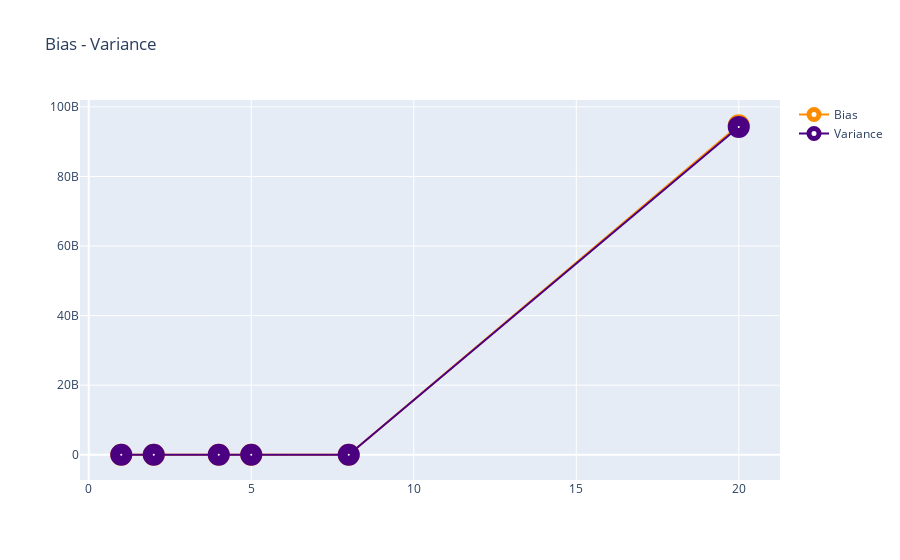

Here is the notebook cell this chart was saved with:
### Markdown cell above
## 16.2. Potting Bias - Variance

### Code cell
layout = dict(title='Bias - Variance',)
fig = dict(data=[Bias, Variance], layout=layout)
iplot(fig)

### Figure 1 — Plotly figure (JSON) as saved in the notebook; plotly's stock layout.template omitted (floating-point values rounded to 4 significant figures)
{"data": [{"line": {"color": "darkorange"}, "marker": {"color": "white", "line": {"width": 12}, "size": 10}, "name": "Bias", "opacity": 1, "type": "scatter", "x": [1.0, 2.0, 4.0, 5.0, 8.0, 20.0], "y": [5019.0, 5685.0, 6755.0, 8811.0, 7734.0, 94730000000.0]}, {"line": {"color": "indigo"}, "marker": {"color": "white", "line": {"width": 12}, "size": 10}, "name": "Variance", "opacity": 1, "type": "scatter", "x": [1.0, 2.0, 4.0, 5.0, 8.0, 20.0], "y": [28.0, 723.0, 1736.0, 3719.0, 2680.0, 94250000000.0]}], "layout": {"title": {"text": "Bias - Variance"}}}
